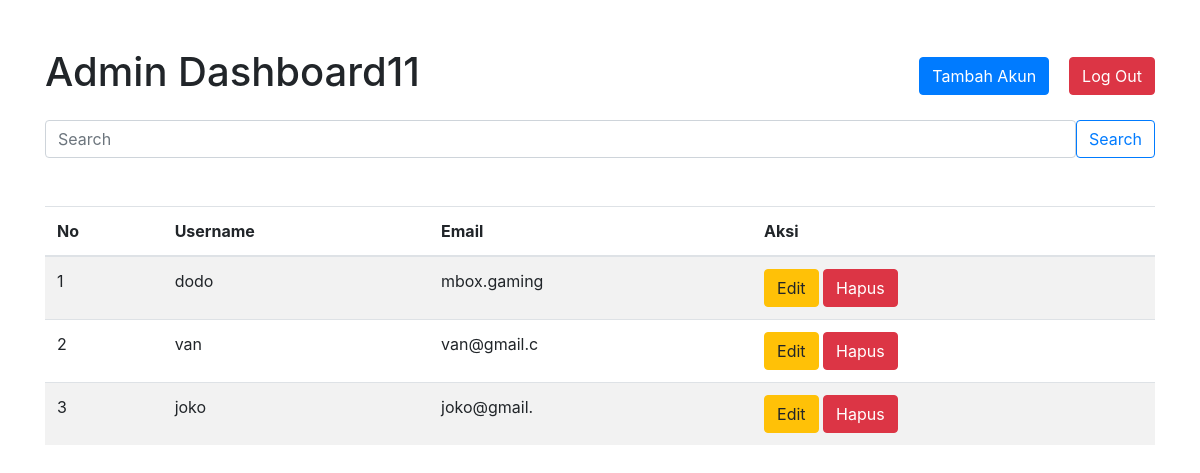
The app's page /admin/index.php (signed in) with its own data.
### tables this page shows
CREATE TABLE `user` (
  `id_user` int(11) NOT NULL,
  `username` varchar(50) NOT NULL,
  `password` varchar(255) NOT NULL,
  `email` varchar(11) NOT NULL,
  `role` enum('admin','super admin') DEFAULT 'admin'
);

### admin/index.php (the view, shortened to what this page needs)
<?php
include '../config/koneksi.php';
?>
<!DOCTYPE html>
<html lang="en">
<head>
    <link href="https://maxcdn.bootstrapcdn.com/bootstrap/4.5.2/css/bootstrap.min.css" rel="stylesheet">
</head>
<body>
    <div class="container mt-5">
        <div class="d-flex justify-content-between align-items-center mb-3">
            <h1>Admin Dashboard11</h1>
            <div class="d-flex align-items-center">
                <a href="tambah-user.php">
                    <button class="btn btn-primary">Tambah Akun</button>
                </a>
                <a href="../control/auth/logout.php" class="custom-margin">
                    <button class="btn btn-danger d-flex align-items-center">
                        <i class="bi bi-box-arrow-right me-2"></i>Log Out
                    </button>
                </a>
            </div>
        </div>
    </div>
    <div class="container mt-3">
        <div class="input-group">
            <input type="search" class="form-control rounded custom-input" placeholder="Search" aria-label="Search" aria-describedby="search-addon" />
            <button type="button" class="btn btn-outline-primary" data-mdb-ripple-init>Search</button>
        </div>
    </div>
    <div class="container mt-5">
        <table class="table table-striped">
            <thead>
                <tr>
                    <th>No</th>
                    <th>Username</th>
                    <th>Email</th>
                    <th>Aksi</th>
                </tr>
            </thead>
            <tbody>
                <?php
                $sql = "select * from user order by id_user desc";
                $hasil = mysqli_query($koneksi, $sql);
                $no = 0;
                while ($data = mysqli_fetch_array($hasil)) :
                    $no++;
            ?>
                <tr>
                    <td><?php echo $no; ?></td>
                    <td><?php echo $data['username']; ?></td>
                    <td><?php echo $data['email']; ?></td>
                    <td>
                        <a href="edit-user.php?user=<?= urlencode($data['id_user']) ?>"
                            class="btn-edit btn btn-warning btn-circle">Edit</a>
                        <a href="hapus-user.php?user=<?= urlencode($data['id_user']) ?>"
                            class="btn-hapus btn btn-danger btn-circle"
                            onclick="return confirm('Anda yakin ingin menghapus produk ini?')">Hapus</a>
                    </td>
                </tr>
                <?php endwhile; ?>
            </tbody>
        </table>
    </div>
</body>
</html>

### admin/index.php (style rules this page uses)
.custom-margin { margin-left: 20px; }

### records on screen
user: username "dodo", email "mbox.gaming"
user: username "van", email "van@gmail.c"
user: username "joko", email "joko@gmail."
